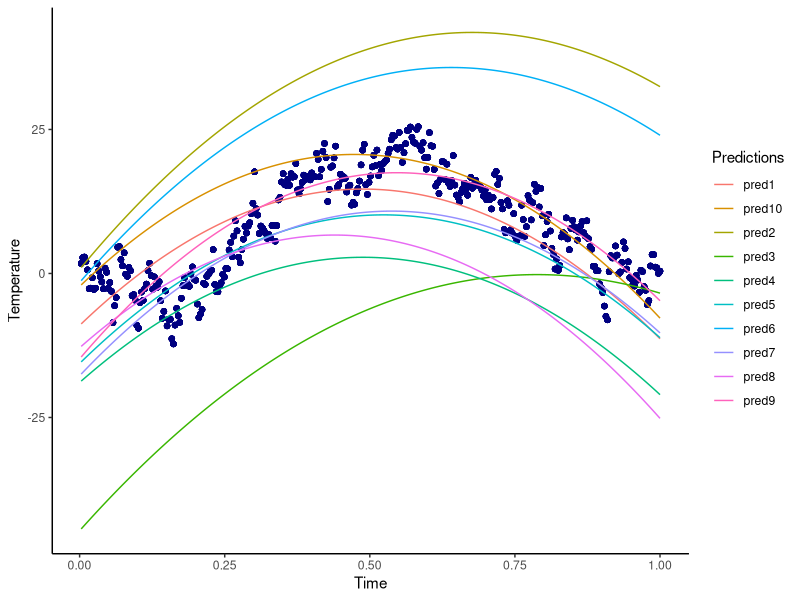
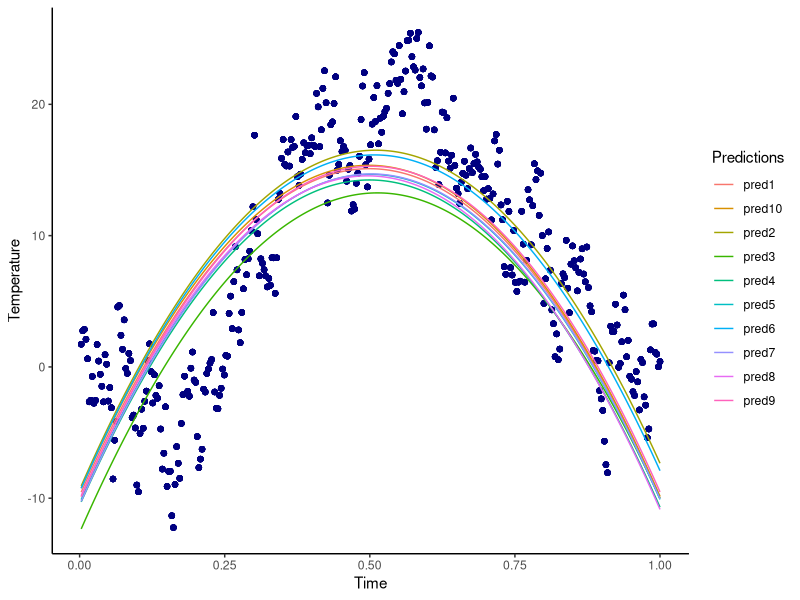
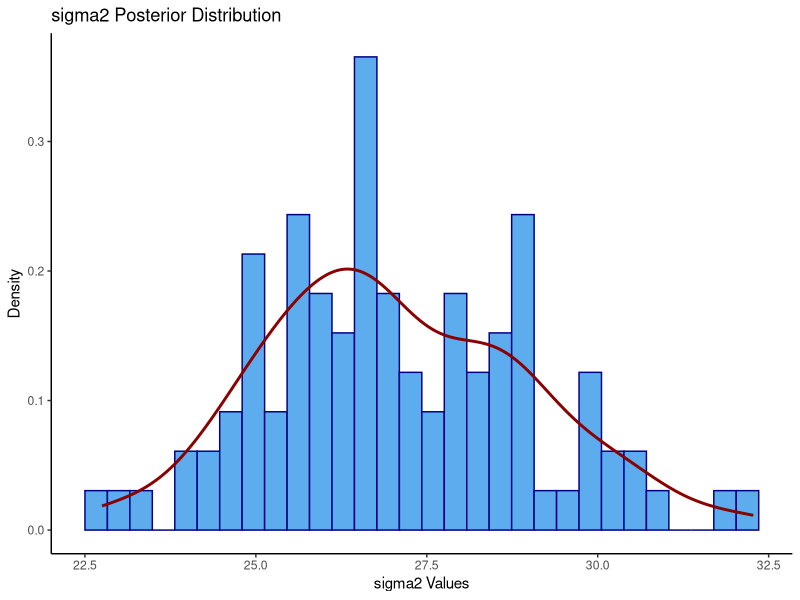
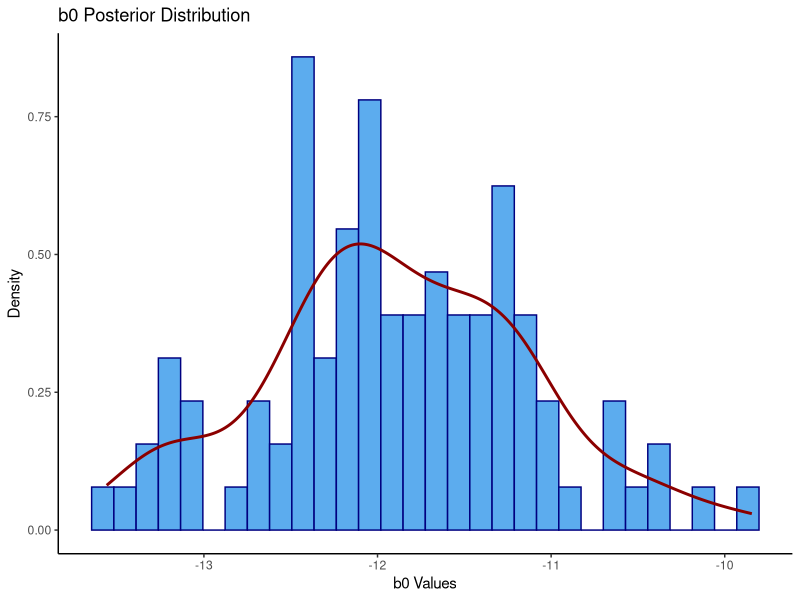
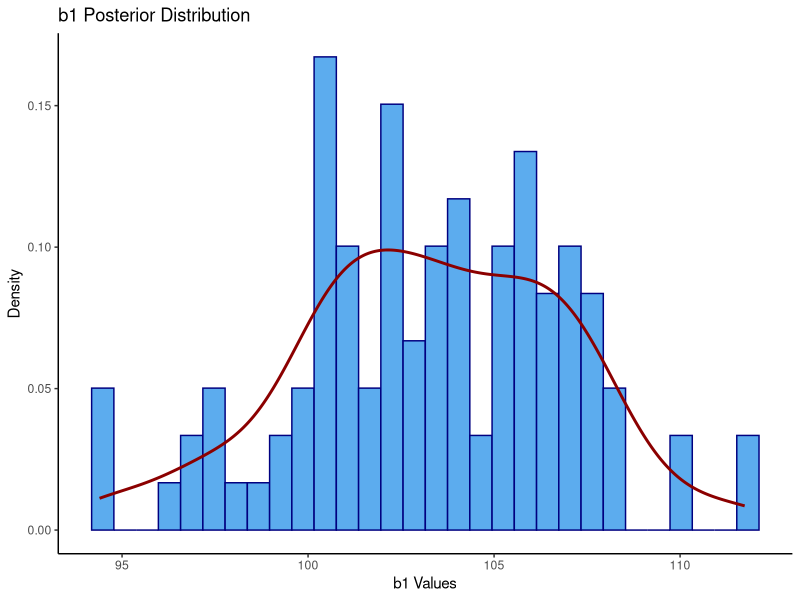
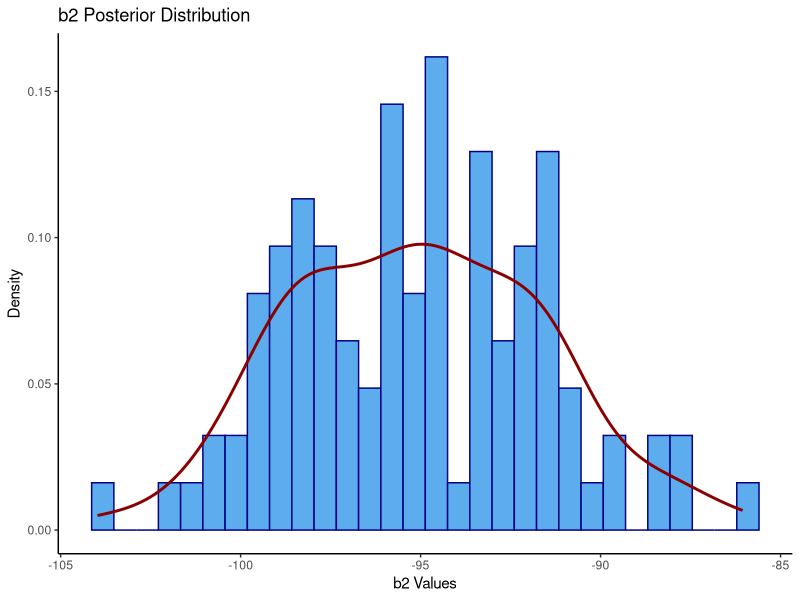
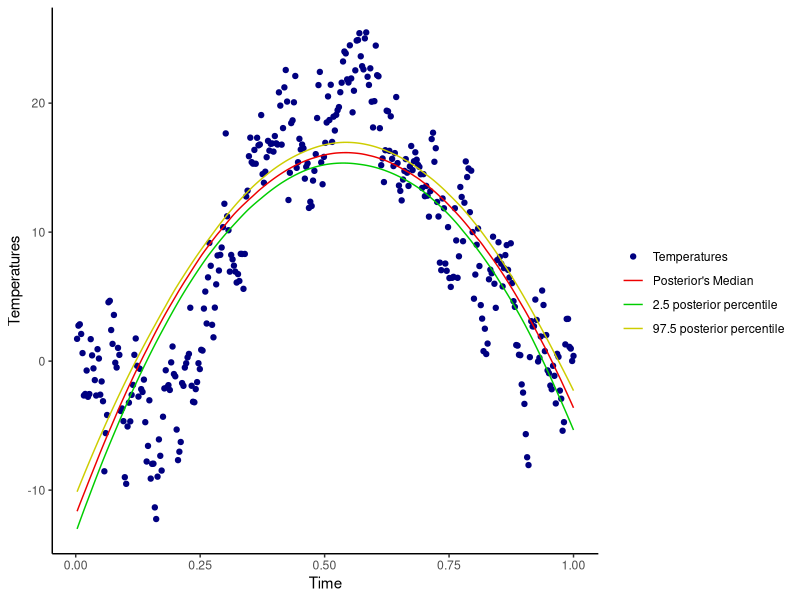
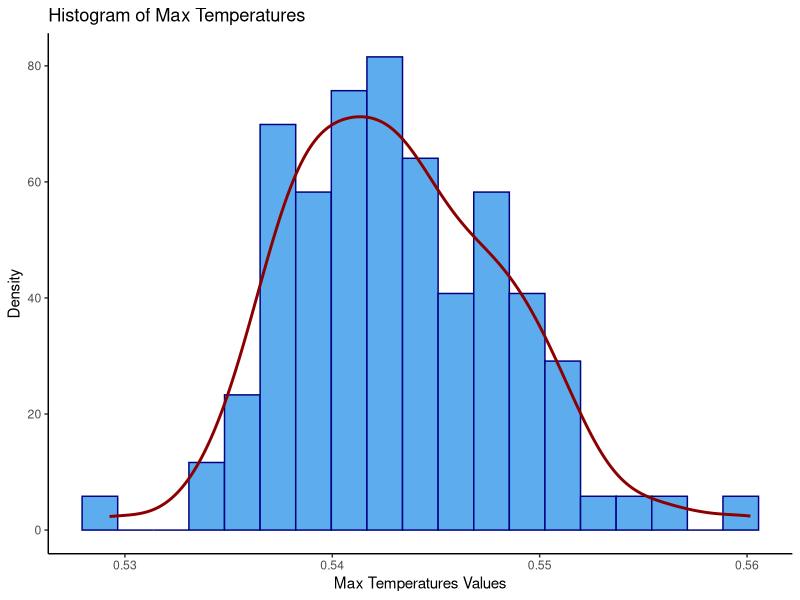

Source code (R) for these figures, in order:
## ---- chunk 1
knitr::opts_chunk$set(echo = TRUE)
knitr::opts_chunk$set(tidy.opts = list(width.cutoff = 60), tidy = TRUE)
library(mvtnorm)
library(ggplot2)
library(tidyr)

## ---- chunk 2
#__________________Assignment 1__________________#

#reading data
temperatures <- read.table("TempLambohov.txt",header = TRUE)

## ---- chunk 3
#given parameters
m_0 <- c(-10,100,-100)
omega_0 <- 0.02 * diag(3)
n_0 <- 3
sigma2_0 <- 2

## ---- chunk 4
#Task 1a

set.seed(123456)

#number of draws
N <-10

#matrix to save b0, b1, b2 
b <- matrix(NA,nrow = N, ncol = length(m_0))

#matrix to save the predicted temperatures
pred_temp <- matrix(NA, nrow = N, ncol = nrow(temperatures))

for(i in 1:N){
    
    #Inv-x simulator from lab 1
    sigma2 <- n_0 * sigma2_0 / rchisq(1,n_0)
    
    #generate b0,b1,b2
    b[i,]<-rmvnorm(1,mean = m_0, sigma = sigma2*solve(omega_0))
    
    #quadratic regression model
    pred_temp[i,]<-b[i,1] + b[i,2]*temperatures$time + b[i,3]*(temperatures$time^2) + rnorm(1,0,sigma2)
}

## ---- chunk 5
#preparing data for plot
rownames(pred_temp) <- c("pred1","pred2","pred3","pred4","pred5","pred6","pred7","pred8","pred9","pred10")
pred_temp <- t(pred_temp)

plot_data <- cbind(temperatures,pred_temp)

plot_data <- pivot_longer(plot_data, c(3:12))

## ---- chunk 6
ggplot(plot_data)+
  geom_point(aes(x = time, y = temp), color = "navy") + 
  geom_line(aes(x = time, y = value, color = name)) +
  theme(legend.position="right") +
  guides(color=guide_legend("Predictions")) +
  xlab("Time") +
  ylab("Temperature") +
  theme_classic()

## ---- chunk 7
#modefied parameters
m_0_mod <- c(-10,100,-100)
omega_0_mod <- 0.5 * diag(3) #before 0.2
n_0_mod <- 3
sigma2_0_mod <- 0.2 #before 2

set.seed(123456)

#number of draws
N <-10

#matrix to save b0, b1, b2 
b_mod <- matrix(NA,nrow = N, ncol = length(m_0_mod))

#matrix to save the predicted temperatures
pred_temp_mod <- matrix(NA, nrow = N, ncol = nrow(temperatures))

for(i in 1:N){
    
    #Inv-x simulator from lab 1
    sigma2_mod <- n_0_mod * sigma2_0_mod/ rchisq(1,n_0)
    
    #generate b0,b1,b2
    b_mod[i,]<-rmvnorm(1,mean = m_0_mod, sigma = sigma2_mod*solve(omega_0_mod))
    
    #quadratic regression model
    pred_temp_mod[i,]<-b_mod[i,1] + b_mod[i,2]*temperatures$time + b_mod[i,3]*(temperatures$time^2) + rnorm(1,0,sigma2_mod)
}

#preparing data for plot
rownames(pred_temp_mod) <- c("pred1","pred2","pred3","pred4","pred5","pred6","pred7","pred8","pred9","pred10")

pred_temp_mod<- t(pred_temp_mod)

plot_data_mod <- cbind(temperatures,pred_temp_mod)

plot_data_mod <- pivot_longer(plot_data_mod, c(3:12))

ggplot(plot_data_mod)+
  geom_point(aes(x = time, y = temp), color = "navy") + 
  geom_line(aes(x = time, y = value, color = name)) +
  theme(legend.position="right") +
  guides(color=guide_legend("Predictions")) +
  xlab("Time") +
  ylab("Temperature") +
  theme_classic()

## ---- chunk 8
#Task 1b i

set.seed(123456)

#matrix with the times (1st collum with 1 because of the intercept)
X <- cbind(rep(1,nrow(temperatures)), temperatures$time, temperatures$time^2)
#vector with target values
y <- temperatures$temp
#calculate b hat
b_hat<-solve(t(X)%*%X)%*%t(X)%*%y

#number of samples
N <- 100

#matrix to store the beta values
b <- matrix(0,N,length(m_0)) 
#vector to store sigma2 values
sigma2 <- c()

for (i in 1:N){
  
  #calculate mu_n
  m_n <- solve( t(X) %*% X + omega_0 )%*%(t(X) %*% X %*% b_hat + omega_0 %*% m_0 )
  
  #calculate omega_n
  omega_n <- t(X) %*% X + omega_0
  
  #calculate n_n
  n_n <- n_0 + nrow(temperatures)
  
  #calculate sigma_n
  sigma2_n <- (n_0 * sigma2_0 + (t(y) %*% y + t(m_0) %*% omega_0 %*% m_0 - t(m_n) %*% omega_n %*% m_n))/n_n

  #Inv-x simulator from lab 1
  sigma2[i] <- n_n * sigma2_n / rchisq(1,n_n)
  
  #generate b0,b1,b2
  b[i,] <- rmvnorm(1,mean=m_n,sigma=sigma2[i]*solve(omega_n))
  
}

## ---- chunk 9
#df of sigma2 for plot
plot_df_sigma2 <- data.frame("sigma2" = sigma2)

#histogram of sigma2
ggplot(plot_df_sigma2, aes(x=sigma2)) +
  geom_histogram(bins = 30, color = "navy", fill = "steelblue2", aes(y=..density..)) +
  geom_density(colour = "red4", size = 1) +
  ggtitle("sigma2 Posterior Distribution") +
  xlab("sigma2 Values") +
  ylab("Density") +
  theme_classic()

## ---- chunk 10
#df of betas for plot
plot_df_b <- data.frame("b0" = b[,1], "b1" = b[,2], "b2" = b[,3])

## ---- chunk 11
#histogram of b0
ggplot(plot_df_b, aes(x=b0)) +
  geom_histogram(bins = 30, color = "navy", fill = "steelblue2", aes(y=..density..)) +
  geom_density(colour = "red4", size = 1) +
  ggtitle("b0 Posterior Distribution") +
  xlab("b0 Values") +
  ylab("Density") +
  theme_classic()

## ---- chunk 12
#histogram of b1
ggplot(plot_df_b, aes(x=b1)) +
  geom_histogram(bins = 30, color = "navy", fill = "steelblue2", aes(y=..density..)) +
  geom_density(colour = "red4", size = 1) +
  ggtitle("b1 Posterior Distribution") +
  xlab("b1 Values") +
  ylab("Density") +
  theme_classic()

## ---- chunk 13
#histogram of b2
ggplot(plot_df_b, aes(x=b2)) +
  geom_histogram(bins = 30, color = "navy", fill = "steelblue2", aes(y=..density..)) +
  geom_density(colour = "red4", size = 1) +
  ggtitle("b2 Posterior Distribution") +
  xlab("b2 Values") +
  ylab("Density") +
  theme_classic()

## ---- chunk 14
#Task 1b ii

#matrix to store the predicted values
pred_temp2 <- matrix(NA,nrow(b),nrow(temperatures))

#calculate the predicted values
for (i in 1:nrow(b)){
  pred_temp2[i,]<-b[i,1] + b[i,2]*temperatures$time + b[i,3]*(temperatures$time^2)
}

#calculate posterior's median for every value of time
post_median <- c()
for (i in 1:ncol(pred_temp2)){
  post_median[i] <- median(pred_temp2[,i])
}

#calculate the 2.5 and 97.5 posterior percentiles of f (time) 
intervals <- matrix(NA, nrow = 2, ncol = ncol(pred_temp2))
for(i in 1:ncol(pred_temp2)){
  intervals[,i] <- quantile(pred_temp2[,i], probs = c(0.025,0.975))
}

## ---- chunk 15
#df for plot
plot_df_1b2 <- data.frame("temperatures" = temperatures$temp,
                          "time" = temperatures$time,
                          "interval1" = intervals[1,],
                          "interval2" = intervals[2,],
                          "medians" = post_median)

#scatterplot of the temperatures & curve of the posterior median & curves for the 95% equal tail posterior probability intervals
ggplot(data = plot_df_1b2) +
  geom_point(aes(x = time, y = temperatures, color="navy")) +
  geom_line(aes(x =time, y = medians, color = "red2")) +
  geom_line(aes(x = time, y = interval1, color = "green3")) +
  geom_line(aes(x = time, y = interval2, color = "yellow3")) +
  theme(legend.position="right") +
  scale_color_identity(guide = "legend",
                       name = "",
                       breaks=c("navy", "red2", "green3", "yellow3"),
                       labels = c("Temperatures",
                                "Posterior's Median", 
                                "2.5 posterior percentile",
                                "97.5 posterior percentile")) +
  xlab("Time") +
  ylab("Temperatures") +
  theme_classic()

## ---- chunk 16
#Task 1c

#getting the time with the highest expected temperature by using the above expression
max_temp <- c()

for (i in 1:N){
  max_temp[i] <- max(-b[i,2]/(2*b[i,3]))
}

df_max <- data.frame("max_temp" = max_temp)

#histogram of max temps
ggplot(df_max, aes(x=max_temp)) +
  geom_histogram(bins = 19, color = "navy", fill = "steelblue2", aes(y=..density..)) +
  geom_density(colour = "red4", size = 1) +
  ggtitle("Histogram of Max Temperatures") +
  xlab("Max Temperatures Values") +
  ylab("Density") +
  theme_classic()
## ---- chunk 17
#__________________Assignment 2__________________#

#reading data
women <- read.table("WomenAtWork.dat",header=TRUE)

## ---- chunk 18
#Task 2a

#given parameteres
tau <- 5

## ---- chunk 19
#the below code snippets from a demo of logistic regression in Lecture 6

#target value
y <- women$Work

#prior inputs
# Select which covariates/features to include
X <- as.matrix(women[2:8])
Xnames <- colnames(X)

Npar <- dim(X)[2]

# Setting up the prior
mu <- as.matrix(rep(0,Npar)) # Prior mean vector
Sigma <- tau^2 * diag(Npar) # Prior covariance matrix

# Functions that returns the log posterior for the logistic and probit regression.
# First input argument of this function must be the parameters we optimize on,
# i.e. the regression coefficients beta.

LogPostLogistic <- function(betas,y,X,mu,Sigma){
  linPred <- X%*%betas
  logLik <- sum( linPred*y - log(1 + exp(linPred)) )
  if (abs(logLik) == Inf) logLik = -20000 # Likelihood is not finite, stear the optimizer away from here!
  logPrior <- dmvnorm(betas, mu, Sigma, log=TRUE)

  return(logLik + logPrior)
}

# Select the initial values for beta
initVal <- matrix(0,Npar,1)

# The argument control is a list of options to the optimizer optim, where fnscale=-1 means that we minimize
# the negative log posterior. Hence, we maximize the log posterior.
OptimRes <- optim(initVal,LogPostLogistic,gr=NULL,y,X,mu,Sigma,method=c("BFGS"),control=list(fnscale=-1),hessian=TRUE)

## ---- chunk 20
names(OptimRes$par) <- Xnames # Naming the coefficient by covariates
approxPostStd <- sqrt(diag(-solve(OptimRes$hessian))) # Computing approximate standard deviations.
names(approxPostStd) <- Xnames # Naming the coefficient by covariates
#print('The posterior mode is:')
#print(OptimRes$par)
#print('The approximate posterior standard deviation is:')
approxPostStd <- sqrt(diag(-solve(OptimRes$hessian)))
#print(approxPostStd)

## ---- chunk 21
invHessian <- data.frame("invhes" = -solve(OptimRes$hessian))
colnames(invHessian) <- c("Constant","HusbandInc","EducYears","ExpYears","Age","NSmallChild","NBigChild")
knitr::kable(invHessian)

## ---- chunk 22
df_post_mode <- data.frame("post_mode" = OptimRes$par)
colnames(df_post_mode) <- c("Value")
rownames(df_post_mode) <- c("Constant","HusbandInc","EducYears","ExpYears","Age","NSmallChild","NBigChild")
knitr::kable(df_post_mode)

## ---- chunk 23
df_approxPostStd <- data.frame("approxPostStd" =sqrt(diag(-solve(OptimRes$hessian))))
colnames(df_approxPostStd) <- c("Value")
rownames(df_approxPostStd) <-c("Constant","HusbandInc","EducYears","ExpYears","Age","NSmallChild","NBigChild")
knitr::kable(df_approxPostStd)

## ---- chunk 24
#draw b
b_draws <- rmvnorm(n = 1000, mean = OptimRes$par, sigma = -solve(OptimRes$hessian))

#calculate quantiles
interval <- quantile(b_draws[,6], c(0.025, 0.975)) 
df_interval <- data.frame("lower_bound" = interval[1], "upper_bound" = interval[2])
colnames(df_interval) <- c("lower bound", "upper bound")
rownames(df_interval) <- c("95% Equal Tail Credible Interval")
knitr::kable(df_interval)

## ---- chunk 25
set.seed(1234567)
women2 <- c(1,20,12,8,43,0,2)

#function that classifies if the women work or not
prediction <- function(N,data,posterior_mode,posterior_covariates){

  #generate betas
  b <- rmvnorm(N, mean= posterior_mode, sigma = posterior_covariates)

  #calculating the the logistic regression model
  res <- exp(data %*% t(b))/(1 + exp(data %*% t(b)))

  return(res)
}

#predictions
pred <- prediction(1000, women2, OptimRes$par, -solve(OptimRes$hessian))

#df for plot
pred_women <- data.frame("pred" = t(pred))

ggplot(pred_women, aes(x=pred)) +
  geom_histogram(bins = 50, color = "navy", fill = "steelblue2", aes(y=..density..)) +
  geom_density(colour = "red4", size = 1) +
  scale_x_continuous(limits = c(0,1)) +
  ggtitle("Posterior Predictive Distribution") +
  xlab("Probabilities") +
  ylab("Density") +
  theme_classic()

## ---- chunk 26
set.seed(1234567)

prediction2 <- function(N,data,posterior_mode,posterior_covariates, nwomen){
  
  #generate betas
  b <- rmvnorm(N, mean= posterior_mode, sigma = posterior_covariates)
  
  #calculating the the logistic regression model 
  pred <- exp(data %*% t(b))/(1 + exp(data %*% t(b)))
  
  #vector to store results 
  res <- c()
  
  for (i in 1:nwomen){
    #binomial distribution 
    res[i] <- sum(rbinom(n = 7,size = 11,prob = pred))
  }
  
  return(res)
}

#predictions
pred2 <- prediction2(1000, women2, OptimRes$par, -solve(OptimRes$hessian), 11)

# pred_women2 <- data.frame("pred" = pred2)
# 
# ggplot(pred_women2 , aes(x=pred)) +
#   geom_histogram(color = "navy", fill = "steelblue2") +
#   ggtitle("Posterior Predictive Distribution For The Number Of Women") +
#   xlab("Number Of Women") +
#   ylab("Density") +
#   theme_classic()

hist(pred2, col = "steelblue2", main = "Posterior Predictive Distribution For The Number Of Women", xlab = "Number Of Women", ylab = "Density",probability = TRUE)
